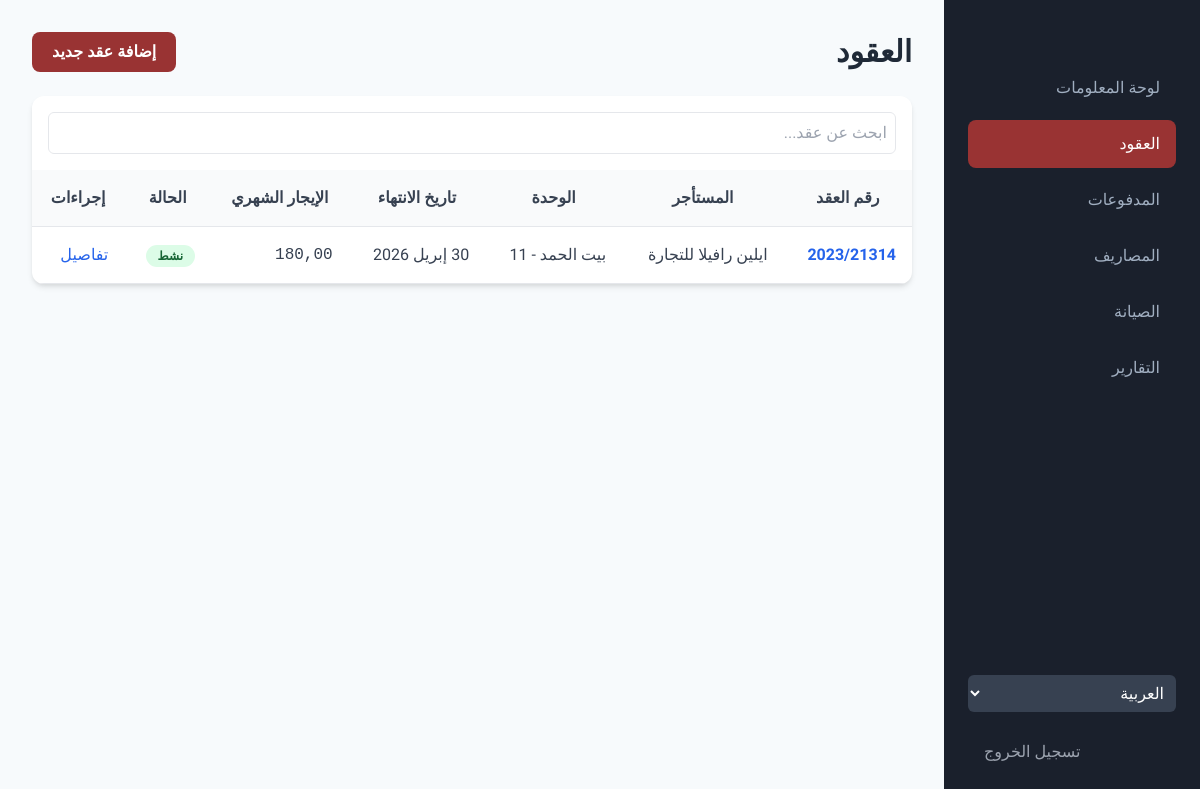
The page /ar/dashboard/lease_list (signed in) on the database its author committed.
### dashboard/models.py (models this page shows, shortened)
class Lease(models.Model):
    STATUS_CHOICES = [('active', _('نشط')), ('expiring_soon', _('قريب الانتهاء')), ('expired', _('منتهي')), ('cancelled', _('ملغي'))]
    unit = models.ForeignKey(Unit, on_delete=models.CASCADE, verbose_name=_("الوحدة"))
    tenant = models.ForeignKey(Tenant, on_delete=models.CASCADE, verbose_name=_("المستأجر"))
    contract_number = models.CharField(_("رقم العقد"), max_length=50, unique=True)
    contract_form_number = models.CharField(_("رقم نموذج العقد"), max_length=50, blank=True, null=True)
    monthly_rent = models.DecimalField(_("مبلغ الإيجار الشهري"), max_digits=10, decimal_places=2)
    start_date = models.DateField(_("تاريخ بدء العقد"))
    end_date = models.DateField(_("تاريخ انتهاء العقد"))
    electricity_meter = models.CharField(_("رقم عداد الكهرباء"), max_length=50, blank=True, null=True)
    water_meter = models.CharField(_("رقم عداد المياه"), max_length=50, blank=True, null=True)
    status = models.CharField(_("حالة العقد"), max_length=20, choices=STATUS_CHOICES, default='active', editable=False)
    office_fee = models.DecimalField(_("رسوم المكتب"), max_digits=10, decimal_places=2, default=5.00)
    admin_fee = models.DecimalField(_("الرسوم الإدارية"), max_digits=10, decimal_places=2, default=1.00)
    registration_fee = models.DecimalField(_("رسوم تسجيل العقد (3%)"), max_digits=10, decimal_places=2, blank=True)
    class Meta:
        verbose_name = _("عقد إيجار")
        verbose_name_plural = _("عقود الإيجار")
        permissions = [("can_view_financial_summary", _("يمكنه عرض ملخص مالي"))]
    def save(self, *args, **kwargs):
        self.registration_fee = (self.monthly_rent * 12) * Decimal('0.03')
        self.update_status()
        if self.pk:
            old_lease = Lease.objects.get(pk=self.pk)
            if old_lease.unit != self.unit:
                old_lease.unit.is_available = True
                old_lease.unit.save()
            if self.status in ['active', 'expiring_soon']:
                self.unit.is_available = False
            else:
                self.unit.is_available = True
            self.unit.save()
        super().save(*args, **kwargs)
    def update_status(self):
        today = timezone.now().date()
        if self.status == 'cancelled': return
        if self.end_date < today: self.status = 'expired'
        elif self.end_date - relativedelta(months=1) <= today: self.status = 'expiring_soon'
        else: self.status = 'active'
    def get_status_color(self):
        if self.status == 'active': return 'active'
        if self.status == 'expiring_soon': return 'expiring'
        if self.status == 'expired': return 'expired'
        return 'cancelled'
    def get_absolute_url(self):
        return reverse('lease_detail', kwargs={'pk': self.pk})

class Tenant(models.Model):
    TENANT_TYPE_CHOICES = [('individual', _('فرد')), ('company', _('شركة'))]
    user = models.OneToOneField(User, on_delete=models.SET_NULL, null=True, blank=True, verbose_name=_("حساب المستخدم"), help_text=_("اربط المستأجر بحساب مستخدم لتسجيل الدخول إلى البوابة."))
    name = models.CharField(_("اسم المستأجر"), max_length=150)
    tenant_type = models.CharField(_("نوع المستأجر"), max_length=20, choices=TENANT_TYPE_CHOICES)
    phone = models.CharField(_("رقم الهاتف"), max_length=15)
    email = models.EmailField(_("البريد الإلكتروني"), blank=True, null=True)
    authorized_signatory = models.CharField(_("المفوض بالتوقيع"), max_length=150, blank=True, null=True, help_text=_("يُملأ فقط في حال كان المستأجر شركة"))
    commercial_reg_no = models.CharField(_("رقم السجل التجاري"), max_length=50, blank=True, null=True)
    tax_card_no = models.CharField(_("رقم البطاقة الضريبية"), max_length=50, blank=True, null=True)
    rating = models.PositiveIntegerField(_("تقيم العميل"), choices=[(i, str(i)) for i in range(1, 6)], default=3, help_text=_("تقيم داخلي للعميل من 1 إلى 5 نجوم"))
    internal_notes = models.TextField(_("ملاحظات داخلية"), blank=True, null=True, help_text=_("ملاحظات داخلية للموظفين فقط"))
    class Meta:
        verbose_name = _("مستأجر")
        verbose_name_plural = _("المستأجرين")
        permissions = [("can_view_tenant_portal", _("يمكنه عرض بوابة المستأجرين"))]

class Unit(models.Model):
    UNIT_TYPE_CHOICES = [('office', _('مكتب')), ('apartment', _('شقة')), ('shop', _('محل'))]
    building = models.ForeignKey(Building, on_delete=models.CASCADE, verbose_name=_("المبنى"))
    unit_number = models.CharField(_("رقم الوحدة"), max_length=20)
    unit_type = models.CharField(_("نوع الوحدة"), max_length=20, choices=UNIT_TYPE_CHOICES)
    floor = models.IntegerField(_("الطابق"))
    is_available = models.BooleanField(_("متاحة للإيجار"), default=True)
    class Meta:
        verbose_name = _("وحدة")
        verbose_name_plural = _("الوحدات")
    def __str__(self):
        return f"{self.building.name} - {self.unit_number}"

class Building(models.Model):
    name = models.CharField(_("اسم المبنى"), max_length=100)
    address = models.TextField(_("العنوان"))
    class Meta:
        verbose_name = _("مبنى")
        verbose_name_plural = _("المباني")
        permissions = [("can_view_buildings_reports", _("يمكنه عرض تقارير المباني"))]

### dashboard/views.py (the view)
# urls.py: path('lease_list', LeaseListView.as_view(), name='lease_list'),
class LeaseListView(LoginRequiredMixin, PermissionRequiredMixin, ListView):
    permission_required = 'dashboard.view_lease'
    model = Lease
    template_name = 'dashboard/lease_list.html'
    context_object_name = 'leases'
    paginate_by = 10
    def get_queryset(self):
        queryset = Lease.objects.all().order_by('-start_date')
        search_query = self.request.GET.get('q', '')
        if search_query:
            queryset = queryset.filter(Q(tenant__name__icontains=search_query) | Q(contract_number__icontains=search_query) | Q(unit__unit_number__icontains=search_query))
        return queryset
    def get_context_data(self, **kwargs):
        context = super().get_context_data(**kwargs)
        for lease in Lease.objects.all(): lease.save()
        active_leases = Lease.objects.filter(status='active')
        today = timezone.now()
        monthly_expenses = Expense.objects.filter(expense_date__year=today.year, expense_date__month=today.month).aggregate(total=Sum('amount'))['total'] or 0
        gross_income = active_leases.aggregate(total=Sum('monthly_rent'))['total'] or 0
        context['stats'] = {
            'active_count': active_leases.count(),
            'expiring_count': Lease.objects.filter(status='expiring_soon').count(),
            'expired_count': Lease.objects.filter(status='expired').count(),
            'total_units': Unit.objects.count(),
            'available_units': Unit.objects.filter(is_available=True).count(),
            'expected_monthly_income': gross_income,
            'monthly_expenses': monthly_expenses,
            'net_income': gross_income - monthly_expenses
        }
        status_counts = Lease.objects.values('status').annotate(count=Count('status'))
        chart_data = {'labels': [], 'data': []}
        status_display_map = dict(Lease.STATUS_CHOICES)
        for item in status_counts:
            chart_data['labels'].append(str(status_display_map.get(item['status'], item['status'])))
            chart_data['data'].append(item['count'])
        context['chart_data'] = chart_data
        return context

### dashboard/context_processors.py (called while the page is built)
def company_details(request):
  return {'company': Company.load()}

### dashboard/models.py (called while the page is built)
    def save(self, *args, **kwargs):
        self.pk = 1
        super(Company, self).save(*args, **kwargs)

    @classmethod
    def load(cls):
        obj, created = cls.objects.get_or_create(pk=1)
        return obj

### dashboard/templates/dashboard/lease_list.html (shortened to what this page needs)
{% extends 'dashboard/base.html' %}
{% load i18n %}
{% block content %}
<div class="flex justify-between items-center mb-6">
    <h2 class="text-3xl font-bold text-gray-800">{% trans "العقود" %}</h2>
    <a href="{% url 'lease_create' %}" class="btn-primary py-2 px-5 rounded-lg font-semibold">{% trans "إضافة عقد جديد" %}</a>
</div>
<div class="card overflow-hidden">
    <div class="p-4"><form method="get"><input type="text" name="q" placeholder="{% trans 'ابحث عن عقد...' %}" class="w-full p-2 border rounded-md"></form></div>
    <table class="w-full text-start">
        <thead class="bg-gray-50 border-b">
            <tr><th class="p-4">{% trans "رقم العقد" %}</th><th class="p-4">{% trans "المستأجر" %}</th><th class="p-4">{% trans "الوحدة" %}</th><th class="p-4">{% trans "تاريخ الانتهاء" %}</th><th class="p-4">{% trans "الإيجار الشهري" %}</th><th class="p-4">{% trans "الحالة" %}</th><th class="p-4">{% trans "إجراءات" %}</th></tr>
        </thead>
        <tbody>
            {% for lease in leases %}
            <tr class="border-b hover:bg-gray-50">
                <td class="p-4"><a href="{{ lease.get_absolute_url }}" class="font-bold text-blue-600">{{ lease.contract_number }}</a></td>
                <td class="p-4">{{ lease.tenant.name }}</td>
                <td class="p-4">{{ lease.unit }}</td>
                <td class="p-4">{{ lease.end_date|date:"d M Y" }}</td>
                <td class="p-4 font-mono">{{ lease.monthly_rent|floatformat:2 }}</td>
                <td class="p-4"><span class="status-badge status-{{ lease.get_status_color }}">{{ lease.get_status_display }}</span></td>
                <td class="p-4"><a href="{{ lease.get_absolute_url }}" class="text-blue-600 hover:underline">{% trans "تفاصيل" %}</a></td>
            </tr>
            {% empty %}
            <tr><td colspan="7" class="p-6 text-center text-gray-500">{% trans "لم يتم العثور على عقود." %}</td></tr>
            {% endfor %}
        </tbody>
    </table>
</div>
{% endblock %}

### rows shown on the page
Lease: contract_number "2023/21314", tenant.name "ايلين رافيلا للتجارة", unit "بيت الحمد - 11", end_date "30 إبريل 2026", monthly_rent "180,00", status "نشط"

### other values the page prints
form field language "العربية"
